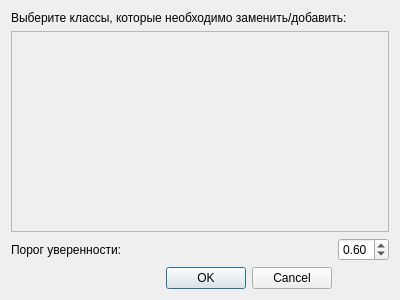
<?xml version="1.0" encoding="UTF-8"?>
<ui version="4.0">
 <class>Dialog_autolabling_settings</class>
 <widget class="QDialog" name="Dialog_autolabling_settings">
  <property name="geometry">
   <rect>
    <x>0</x>
    <y>0</y>
    <width>400</width>
    <height>300</height>
   </rect>
  </property>
  <property name="windowTitle">
   <string>Настройки авторазметки</string>
  </property>
  <layout class="QGridLayout" name="gridLayout">
   <item row="2" column="1">
    <widget class="QDoubleSpinBox" name="doubleSpinBox">
     <property name="minimum">
      <double>0.000000000000000</double>
     </property>
     <property name="maximum">
      <double>1.000000000000000</double>
     </property>
     <property name="value">
      <double>0.600000000000000</double>
     </property>
    </widget>
   </item>
   <item row="0" column="0" colspan="2">
    <widget class="QLabel" name="label">
     <property name="text">
      <string>Выберите классы, которые необходимо заменить/добавить:</string>
     </property>
    </widget>
   </item>
   <item row="2" column="0">
    <widget class="QLabel" name="label_conf">
     <property name="text">
      <string>Порог уверенности:</string>
     </property>
    </widget>
   </item>
   <item row="3" column="0">
    <widget class="QDialogButtonBox" name="buttonBox">
     <property name="orientation">
      <enum>Qt::Horizontal</enum>
     </property>
     <property name="standardButtons">
      <set>QDialogButtonBox::Cancel|QDialogButtonBox::Ok</set>
     </property>
    </widget>
   </item>
   <item row="1" column="0" colspan="2">
    <widget class="QScrollArea" name="scrollArea">
     <property name="widgetResizable">
      <bool>true</bool>
     </property>
     <widget class="QWidget" name="scrollAreaWidgetContents">
      <property name="geometry">
       <rect>
        <x>0</x>
        <y>0</y>
        <width>380</width>
        <height>200</height>
       </rect>
      </property>
     </widget>
    </widget>
   </item>
  </layout>
 </widget>
 <resources/>
 <connections>
  <connection>
   <sender>buttonBox</sender>
   <signal>accepted()</signal>
   <receiver>Dialog_autolabling_settings</receiver>
   <slot>accept()</slot>
   <hints>
    <hint type="sourcelabel">
     <x>248</x>
     <y>254</y>
    </hint>
    <hint type="destinationlabel">
     <x>157</x>
     <y>274</y>
    </hint>
   </hints>
  </connection>
  <connection>
   <sender>buttonBox</sender>
   <signal>rejected()</signal>
   <receiver>Dialog_autolabling_settings</receiver>
   <slot>reject()</slot>
   <hints>
    <hint type="sourcelabel">
     <x>316</x>
     <y>260</y>
    </hint>
    <hint type="destinationlabel">
     <x>286</x>
     <y>274</y>
    </hint>
   </hints>
  </connection>
 </connections>
</ui>
